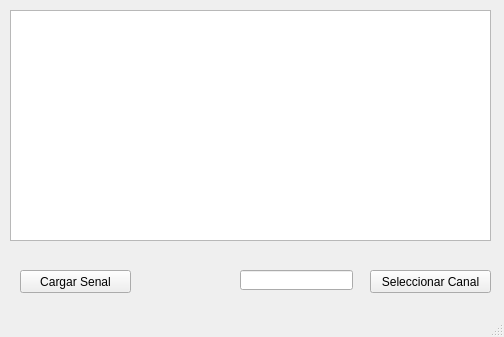
<?xml version="1.0" encoding="UTF-8"?>
<ui version="4.0">
 <class>MainWindow</class>
 <widget class="QMainWindow" name="MainWindow">
  <property name="geometry">
   <rect>
    <x>0</x>
    <y>0</y>
    <width>504</width>
    <height>337</height>
   </rect>
  </property>
  <property name="windowTitle">
   <string>MainWindow</string>
  </property>
  <widget class="QWidget" name="centralwidget">
   <widget class="QPushButton" name="boton_cargar">
    <property name="geometry">
     <rect>
      <x>20</x>
      <y>270</y>
      <width>111</width>
      <height>23</height>
     </rect>
    </property>
    <property name="text">
     <string>Cargar Senal</string>
    </property>
   </widget>
   <widget class="QPushButton" name="boton_canal">
    <property name="geometry">
     <rect>
      <x>370</x>
      <y>270</y>
      <width>121</width>
      <height>23</height>
     </rect>
    </property>
    <property name="text">
     <string>Seleccionar Canal</string>
    </property>
   </widget>
   <widget class="QLineEdit" name="campo_canal">
    <property name="geometry">
     <rect>
      <x>240</x>
      <y>270</y>
      <width>113</width>
      <height>20</height>
     </rect>
    </property>
   </widget>
   <widget class="PlotWidget" name="campo_graficacion">
    <property name="geometry">
     <rect>
      <x>10</x>
      <y>10</y>
      <width>481</width>
      <height>231</height>
     </rect>
    </property>
   </widget>
  </widget>
  <widget class="QMenuBar" name="menubar">
   <property name="geometry">
    <rect>
     <x>0</x>
     <y>0</y>
     <width>504</width>
     <height>21</height>
    </rect>
   </property>
  </widget>
  <widget class="QStatusBar" name="statusbar"/>
 </widget>
 <customwidgets>
  <customwidget>
   <class>PlotWidget</class>
   <extends>QGraphicsView</extends>
   <header>pyqtgraph.h</header>
  </customwidget>
 </customwidgets>
 <resources/>
 <connections/>
</ui>
